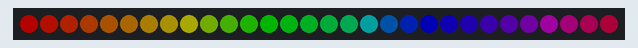
Recording of a sketch running on a simulated Arduino Uno, built with avr-gcc and run on an emulated ATmega328P. On the bench: 30 RGB LEDs in strip order, left to right. Dim RGB values are drawn brighter than linear.

Above: at 0.15 s.
At 4.97 s:
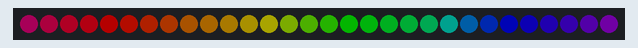
At 9.8 s:
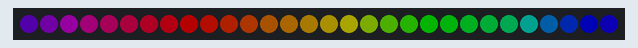
At 19.75 s:
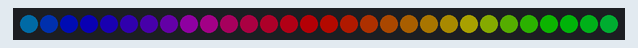
At 29.7 s:
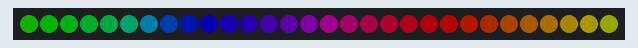
At 39.65 s:
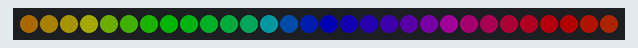

The sketch:

example.ino
```cpp
// Uses the FastLED library on an Arduino to drive a 30-LED WS2812B strip and display a continuous rainbow chase animation.
//
// Buy this module: https://shillehtek.com/products/non-waterproof-ws2812b-smd-led-strip-60-led-meter-flexible-5m-roll-5v-ip30
// Full manual: https://shillehtek.com/blogs/shillehtek-product-manuals/non-waterproof-ws2812b-smd-led-strip-60-led-meter-flexible-5m-roll-5v-ip30-manual
// More examples: https://github.com/shillehbean/shillehtek-examples
//

// WS2812B Strip - Arduino with FastLED
// Install: FastLED library via Arduino Library Manager
// DIN on Digital Pin 6, 30 LEDs (cut from a longer strip)

#include <FastLED.h>

#define DATA_PIN  6
#define NUM_LEDS  30
#define BRIGHTNESS 64    // 0 - 255 (lower = less current draw)

CRGB leds[NUM_LEDS];

void setup() {
  FastLED.addLeds<WS2812B, DATA_PIN, GRB>(leds, NUM_LEDS);
  FastLED.setBrightness(BRIGHTNESS);
}

void loop() {
  // Rainbow chase
  static uint8_t hue = 0;
  for (int i = 0; i < NUM_LEDS; i++) {
    leds[i] = CHSV(hue + (i * 8), 255, 255);
  }
  FastLED.show();
  hue++;
  delay(20);
}
```
